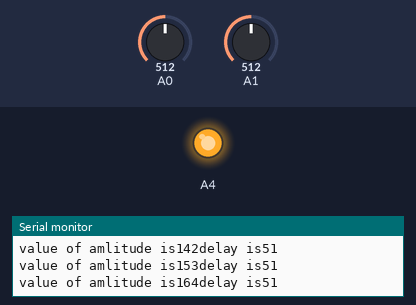
Bench run of a sketch on a simulated Arduino Uno, built with avr-gcc and run on an emulated ATmega328P. Shown: output pins drawn as LEDs (lit = HIGH), the last lines printed to the serial monitor. Dashed ring = blinking. The test bench sets the inputs (shaded band); at power-on: A0 = 512, A1 = 512.

Above: at 3.2 s.
3.3 s: A0 set to 142
At 5.3 s:
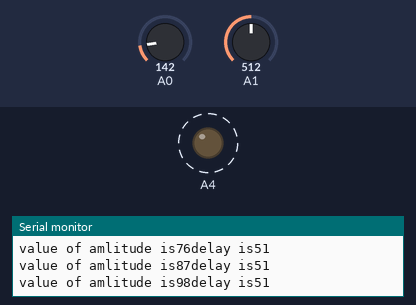
10.1 s: A0 set to 122
At 10.8 s:
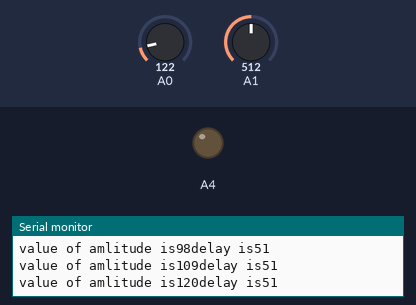
16.9 s: A1 set to 509
20.1 s: A0 set to 306
At 21.3 s:
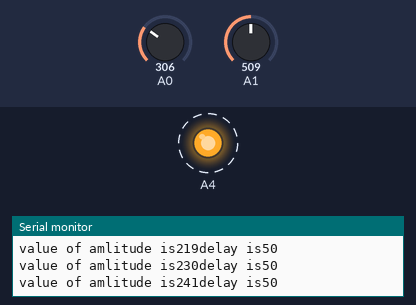
26.9 s: A1 set to 1023
30.1 s: A1 set to 511
At 31.4 s:
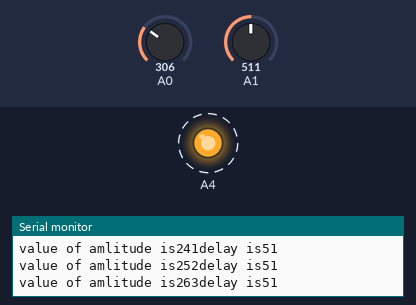
Timing chart, 0 to 37.9 s (numbered marks = the images above; inputs shaded):
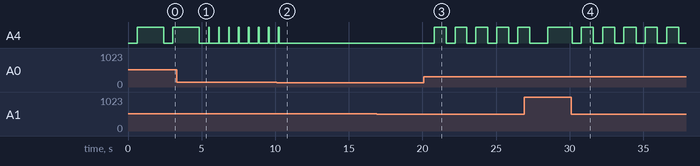

Measured:
- the behaviour switches between 132 and 131 on A0 (found by bisection; images 1 and 2)
- after the input at 3.3 s, A4: alternates HIGH for 0.05 s and LOW for 0.62 s, starting after 2.2 s
- after the input at 10.1 s, A4: goes on until 10.3 s, then stays LOW
- after the input at 20.1 s, A4: alternates HIGH for 0.81 s and LOW for 0.61 s, starting after 0.69 s
- after the input at 30.1 s, A4: alternates HIGH for 0.82 s and LOW for 0.62 s, starting after 0.68 s

The sketch:

show_tooth_f.ino
```cpp
int x,y;
int a;
void setup() {
pinMode(A4,OUTPUT);
pinMode(A1,INPUT);
pinMode(A0,INPUT);
Serial.begin(9600);
}

void loop() {
x=analogRead(A0);
Serial.print("amplitude is: ");
Serial.println(x);
y=analogRead(A1);
Serial.print("frequncy is: ");
Serial.println(y);
for(int i=0;i<=x;i++)
{
  analogWrite(A4,i);
  a=(y/10);
  Serial.print("delay is");
  Serial.println(a);
  i=i+10;
  Serial.print("value of amlitude is");
  Serial.print(i);
  delay(a);
}
analogWrite(A4,0);
}
```
